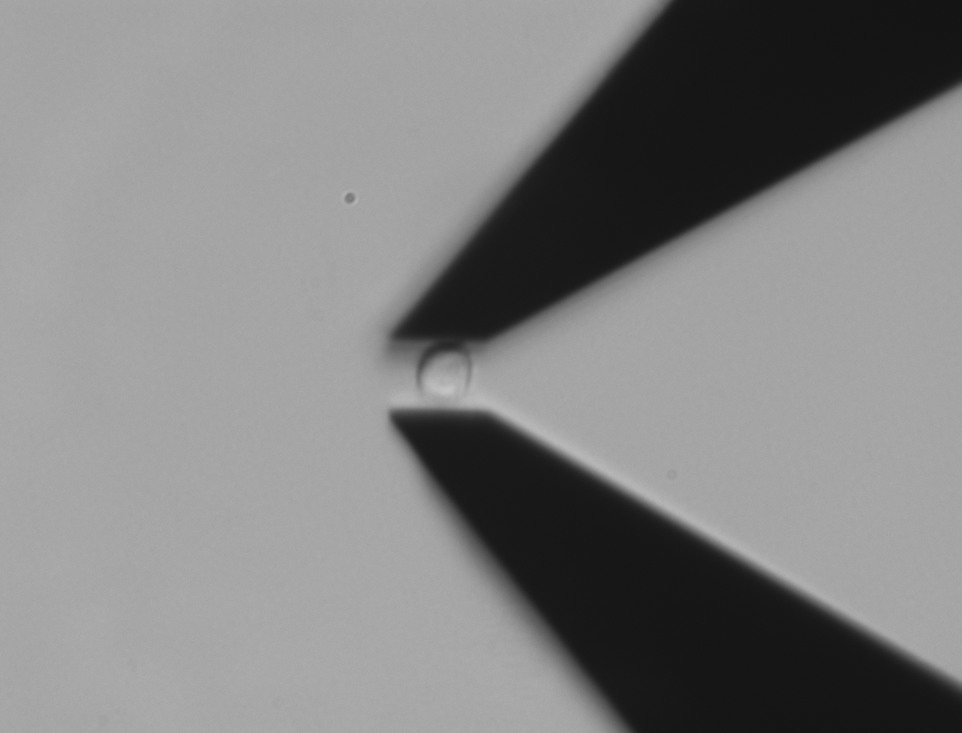
#> input picture data_/Snail/Snail_sample_1/before comp 14.6μm 2.tif, 962 x 733 px, shrunk from 1344 x 1024 before the run, given in place of before comp 14.6μm 2.png, which was not available
$ jupyter execute --allow-errors Fourrier2.ipynb
#> lines starting #> are read from the running program, lines starting #| are printed output that depends on the picture; pictures that were not available may be replaced by others from this repository, and a replacement may not be noted
[cell 1]
# go t
import os, sys
from PIL import Image


for infile in os.listdir("./"):
    print("file : " + infile)
    if infile[-3:] == "tif" or infile[-3:] == "bmp" :
       # print "is tif or bmp"
       outfile = infile[:-3] + "jpeg"
       im = Image.open(infile)
       print("new filename : " + outfile)
       out = im.convert("RGB")
       out.save(outfile, "JPEG", quality=90)

[cell 2]
# do a fourrier transform of an image and take it back to the original image

import numpy as np
import matplotlib.pyplot as plt
import matplotlib.image as mpimg
from scipy import fftpack

# read the image
img = mpimg.imread(R'C:\Users\maxim\Desktop\before comp 14.6μm 2.png')
#> img is the input picture: shape (733, 962, 3); min 19, max 197, mean 129.6

# do the fourrier transform
img_fft = fftpack.fft2(img)

# do the inverse fourrier transform
img_new = fftpack.ifft2(img_fft)

# plot the original image
plt.figure()
plt.imshow(img, cmap='gray')
plt.title('Original image')

# plot the fourrier transform
plt.figure()
plt.imshow(np.abs(img_fft), cmap='gray')
plt.title('Fourrier transform')

# plot the new image
plt.figure()
plt.imshow(np.abs(img_new), cmap='gray')
plt.title('New image')

plt.show()

[cell 3]
import numpy as np
import matplotlib.pyplot as plt
import matplotlib.image as mpimg
from scipy import fftpack

# read the image
img = mpimg.imread(R'C:\Users\maxim\Desktop\before comp 14.6μm 2.png')

# do the fourrier transform
img_fft = fftpack.fft2(img)

[cell 4]
# can you plot other thing like the phase of the fourrier transform?

img_fft_phase = np.angle(img_fft)
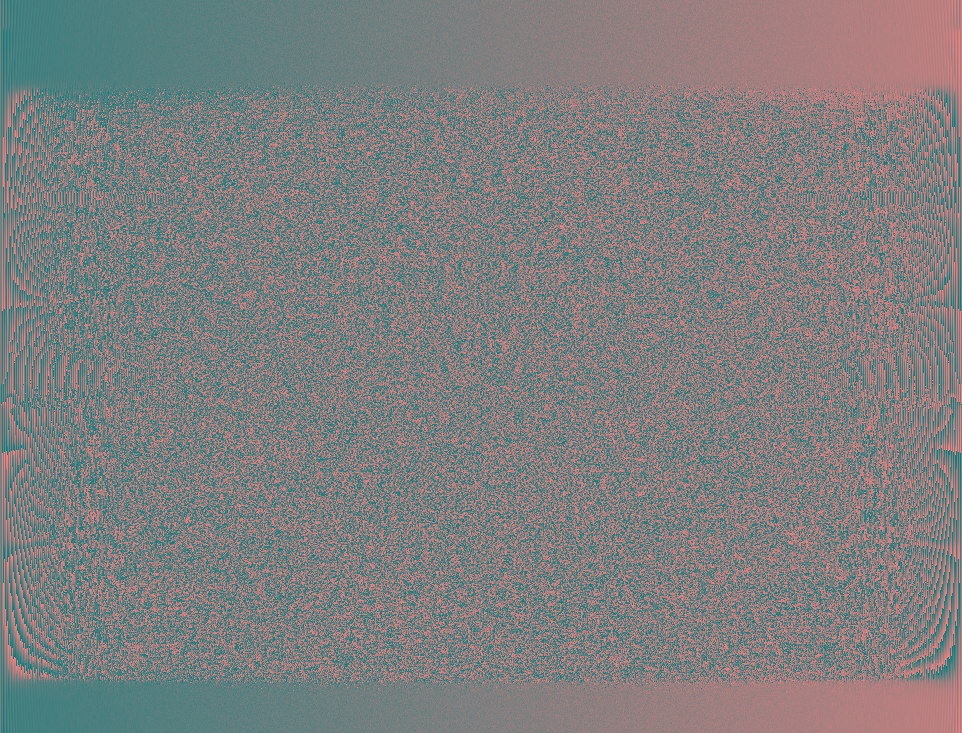
#> img_fft_phase: shape (733, 962, 3) float64; mean of channels 0, 1, 2 -0.000126, 0, 0; drawn with min black and max white

plt.figure()
plt.imshow(img_fft_phase, cmap='gray')
plt.title('Fourrier transform phase')

[cell 5]
# can you plot other thing like frequency of the fourrier transform?

img_fft_freq = np.abs(img_fft)
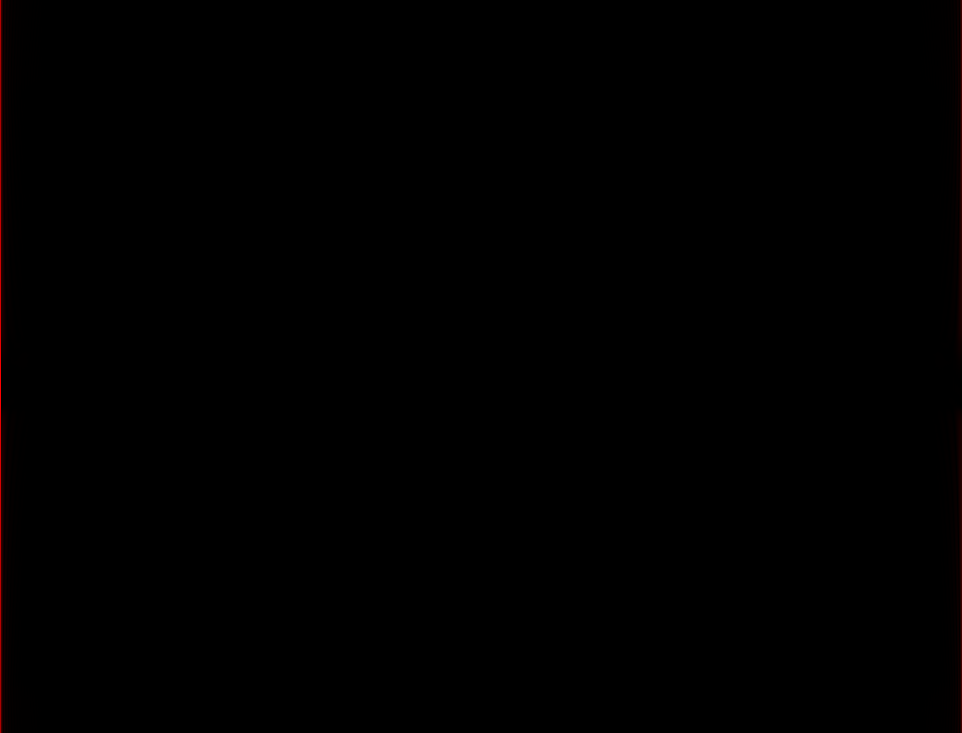
#> img_fft_freq: shape (733, 962, 3) float64; mean of channels 0, 1, 2 1120.1, 0, 0; drawn with min black and max white

plt.figure()
plt.imshow(img_fft_freq, cmap='gray')
plt.title('Fourrier transform frequency')

# can you plot other thing like the real part of the fourrier transform?

img_fft_real = np.real(img_fft)
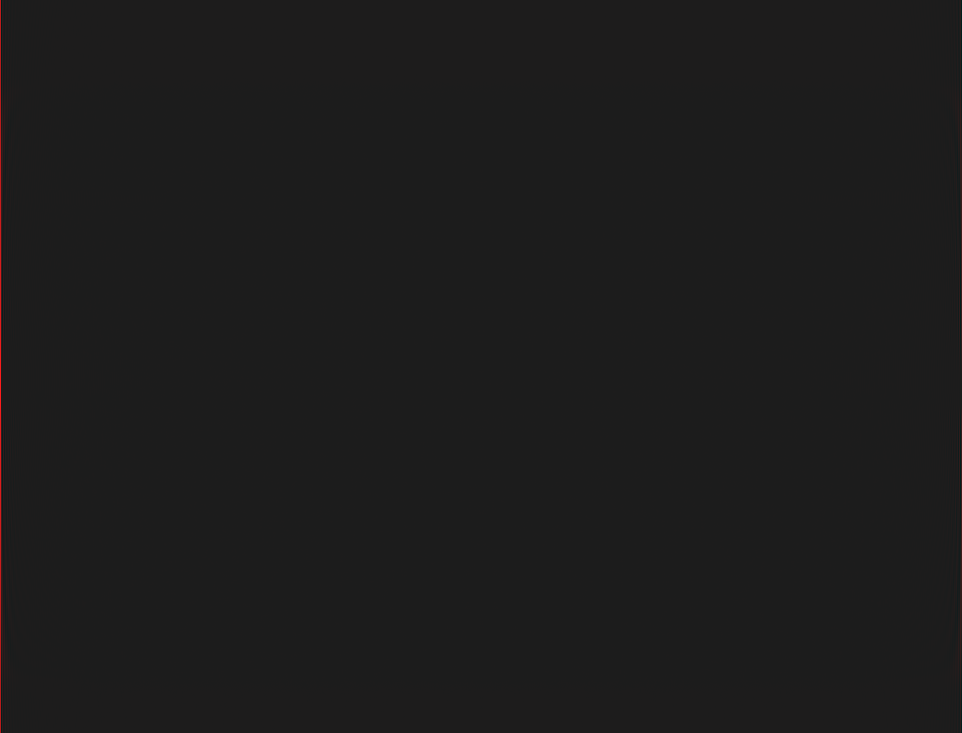
#> img_fft_real: shape (733, 962, 3) float64; mean of channels 0, 1, 2 496.7, 0, 0; drawn with min black and max white

plt.figure()
plt.imshow(img_fft_real, cmap='gray')
plt.title('Fourrier transform real part')

# can you plot other thing like the imaginary part of the fourrier transform?

img_fft_imag = np.imag(img_fft)

plt.figure()
plt.imshow(img_fft_imag, cmap='gray')
plt.title('Fourrier transform imaginary part')

[cell 6]
#plot frequency graph

plt.figure()
plt.plot(img_fft_freq[0,:])
plt.title('Fourrier transform frequency graph')

#plot phase graph

plt.figure()
plt.plot(img_fft_phase[0,:])
plt.title('Fourrier transform phase graph')
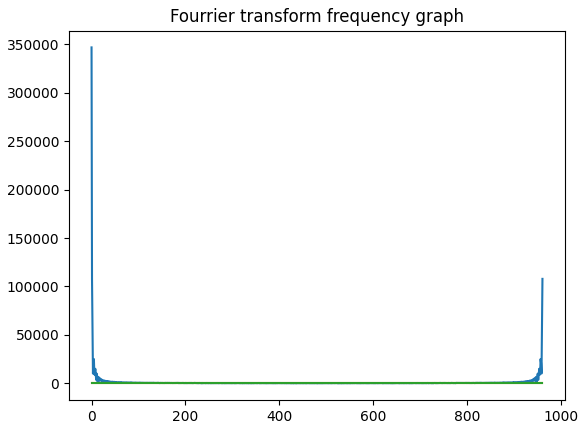
#> figure drawn by matplotlib, 1 panel; curve peaks at x = 0, y = 346740
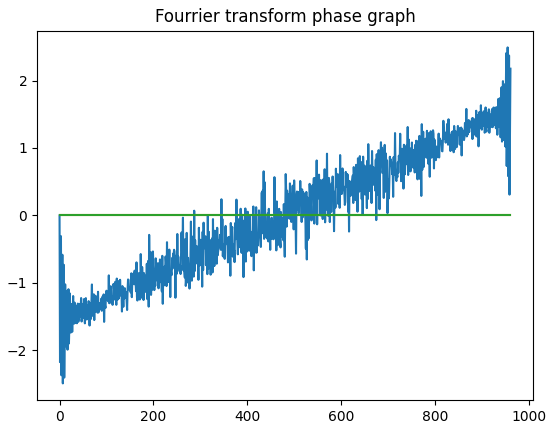
#> figure drawn by matplotlib, 1 panel; curve peaks at x = 955, y = 2.49

[cell 7]
# display the graph with the fourrier transform

plt.figure()
plt.imshow(np.log(np.abs(img_fft)), cmap='gray')
plt.title('Fourrier transform with log')

# display the graph with the fourrier transform frequency and the phase

plt.figure()
plt.imshow(np.log(np.abs(img_fft_freq)), cmap='gray')
plt.title('Fourrier transform with log and phase')


freqCentered = np.log(np.abs(np.fft.fftshift(img_fft_freq)))
#> freqCentered: shape (733, 962, 3) float64; 66.67% of the values are NaN or infinite; the others: min -30.74, max 13.08, mean 4.88
plt.figure()
plt.imshow(freqCentered, cmap='gray')
plt.title('Fourrier 1')

# return to normal state by removing the np.log and np.abs

FreqReturned= np.fft.ifftshift(np.fft.fftshift(img_fft_freq))


plt.figure()
plt.imshow(np.log(np.abs(np.fft.ifftshift(np.fft.fftshift(img_fft_freq)))), cmap='gray')
plt.title('Fourrier 1')


# display the graph with the fourrier transform phase

plt.figure()
plt.imshow(np.log(np.abs(img_fft_phase)), cmap='gray')
plt.title('Fourrier transform with log and phase')
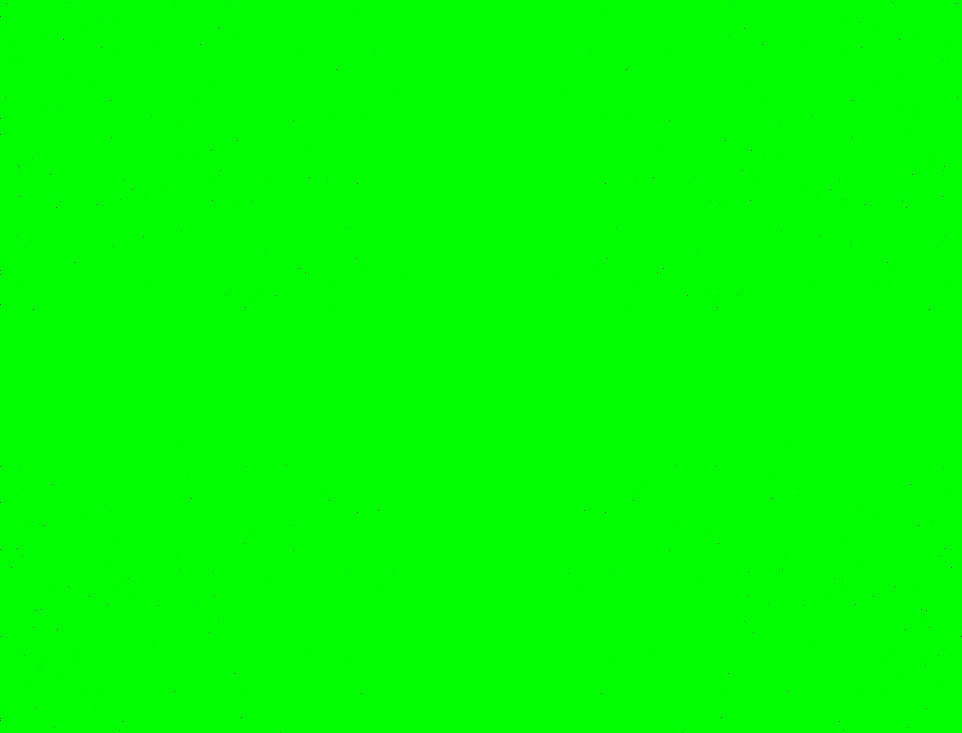
#> shown: shape (733, 962, 3) float64; mean R, G, B 0, 1, 0
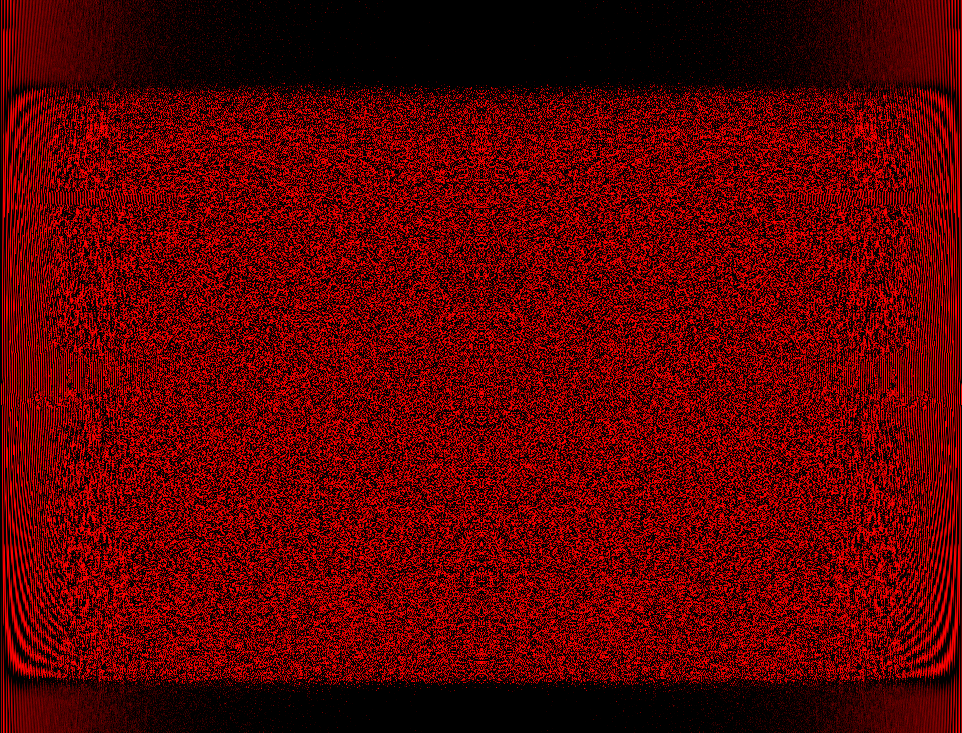
#> shown: shape (733, 962, 3) float64; mean R, G, B 0.367, 0, 0
